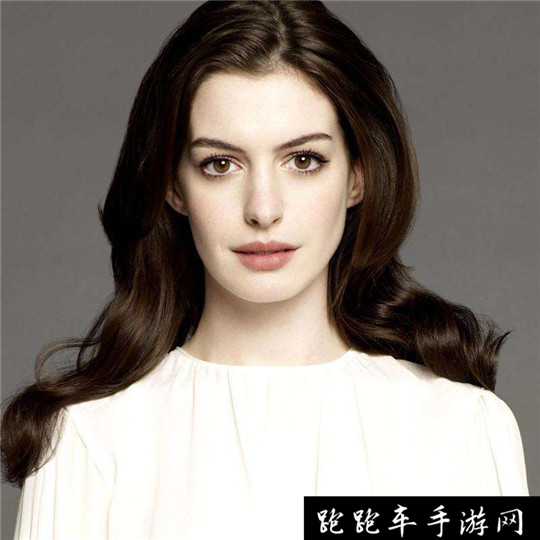
#> input picture opencv/face1.jpg, 540 x 540 px
$ python '05.人脸检测.py'
#> lines starting #> are read from the running program, lines starting #| are printed output that depends on the picture; after the words box and inside, x2 and y2 are one past the last pixel; in counts of white or black regions, pixels touching at a corner belong together
#> further down, img is the input picture: shape (540, 540, 3); mean B, G, R 122.6, 129.1, 137.3
#导入cv模块
import cv2 as cv
def face_detect_demo():
    gray =cv.cvtColor(img,cv.COLOR_RGB2GRAY)
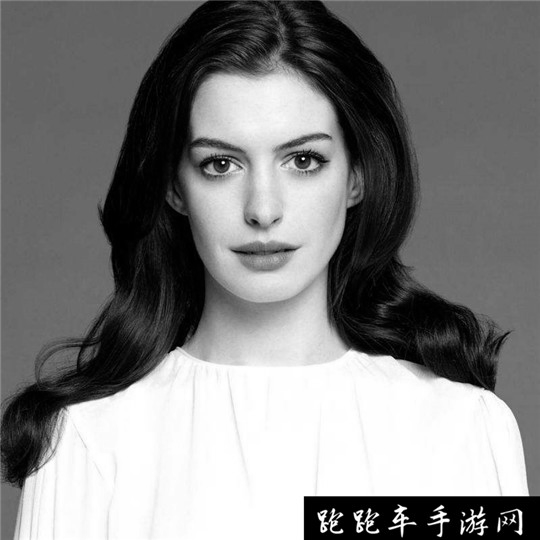
#> gray: shape (540, 540); min 0, max 255, mean 128.2
    face_detect = cv.CascadeClassifier("C:/Users/mac/AppData/Local/Temp/pip-build-endbkgjx/opencv-python/opencv/data/haarcascades/haarcascade_frontalface_alt.xml")
    face =face_detect.detectMultiScale(gray)
#> face = [[152, 77, 219, 219]]
    for x,y,w,h in face:
        cv.rectangle(img,(x,y),(x+w,y+h),color=(0,0,255),thickness=1)
#> this loop made 1 pass
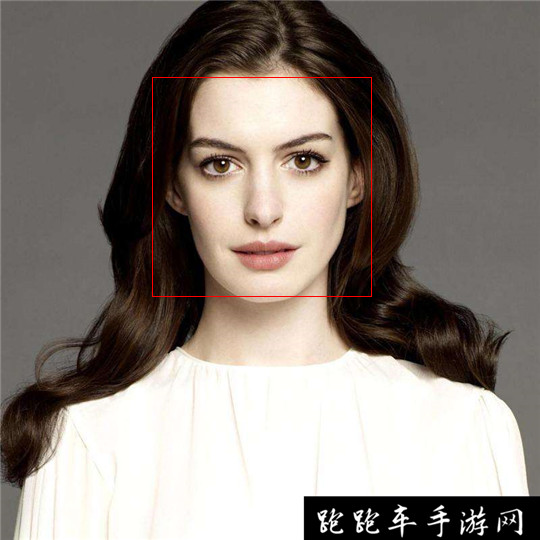
#> img: shape (540, 540, 3); 0.3% of pixels changed, all inside (x1, y1, x2, y2) = (152, 77, 372, 297)
    cv.imshow("result",img)
#读取图像
img =cv.imread("face1.jpg")
# 检测函数
face_detect_demo()
# 等待
while True:
    if ord(" ") == cv.waitKey():
#> (key Esc is pressed here)
        break
#释放内存
cv.destroyAllWindows()

$ run again, with opencv/face2.jpg copied over opencv/face1.jpg
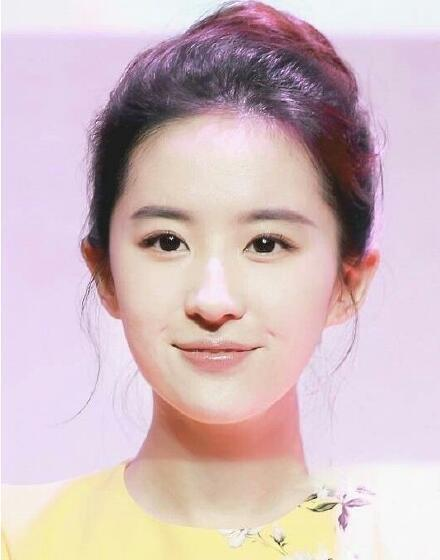
#> input picture opencv/face2.jpg, 440 x 560 px
#> img is the input picture: shape (560, 440, 3); mean B, G, R 192.1, 188.5, 210.1
#> in face_detect_demo, `gray =cv.cvtColor(img,cv.COLOR_RGB2GRAY)`:
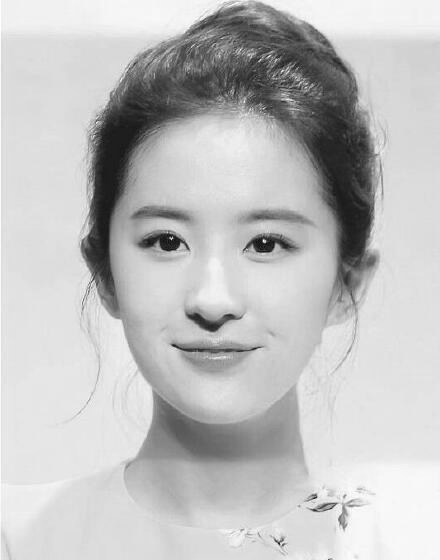
#> gray: shape (560, 440); min 7, max 254, mean 192.1
#> face = [[74, 129, 291, 291]]
#> the loop in face_detect_demo, `for x,y,w,h in face:` made 1 pass
#> after the loop in face_detect_demo, `for x,y,w,h in face:`:
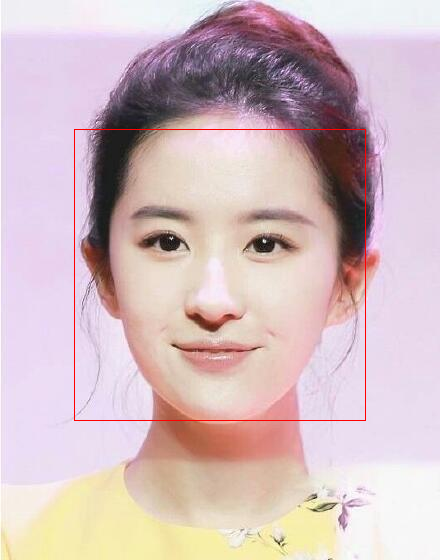
#> img: shape (560, 440, 3); 0.47% of pixels changed, all inside (x1, y1, x2, y2) = (74, 129, 366, 421)

$ run again, with opencv/face3.jpg copied over opencv/face1.jpg
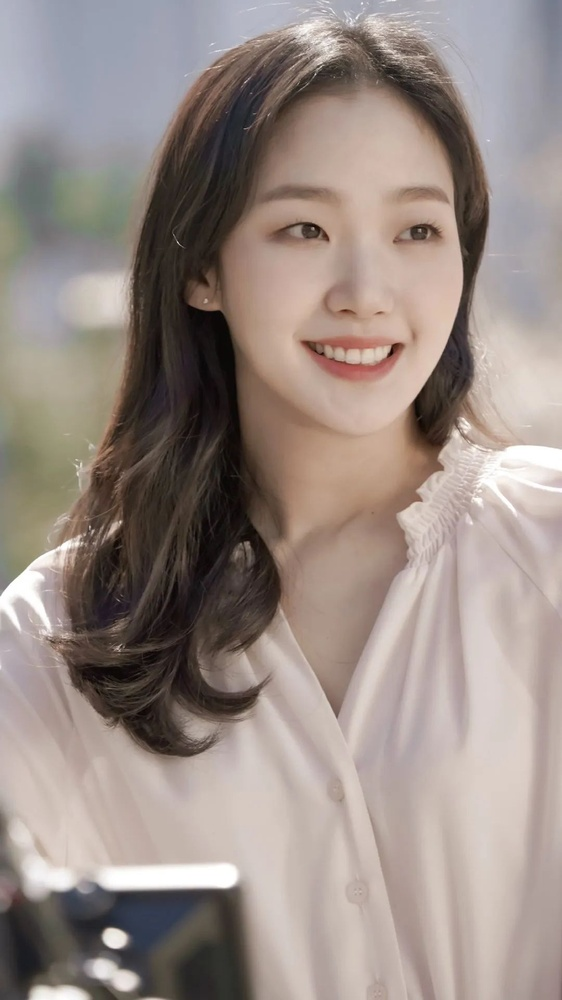
#> input picture opencv/face3.jpg, 562 x 1000 px, shrunk from 1080 x 1920 before the run
#> img is the input picture: shape (1000, 562, 3); mean B, G, R 133.6, 139.8, 152.6
#> in face_detect_demo, `gray =cv.cvtColor(img,cv.COLOR_RGB2GRAY)`:
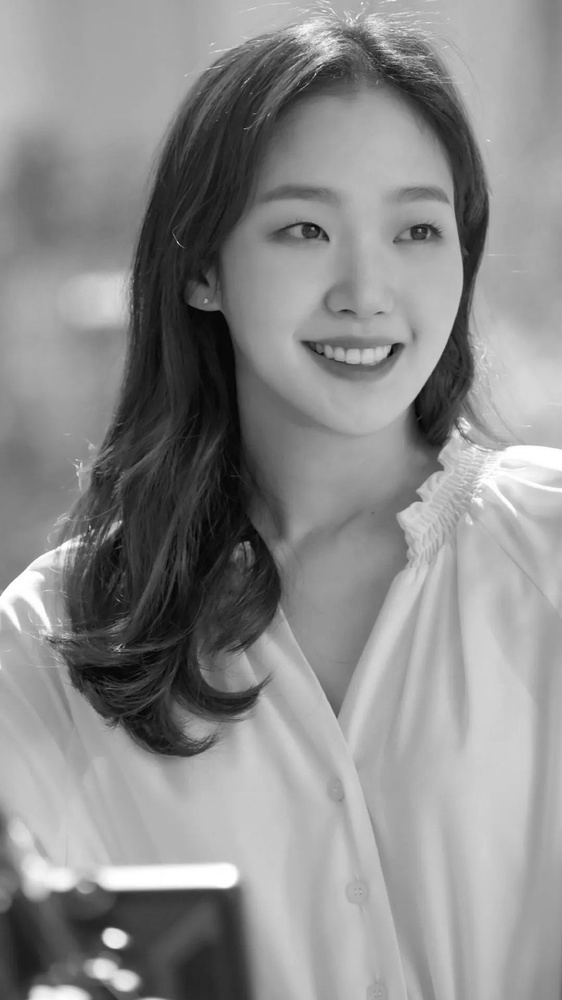
#> gray: shape (1000, 562); min 2, max 255, mean 139.4
#> face = [[207, 116, 298, 298]]
#> the loop in face_detect_demo, `for x,y,w,h in face:` made 1 pass
#> after the loop in face_detect_demo, `for x,y,w,h in face:`:
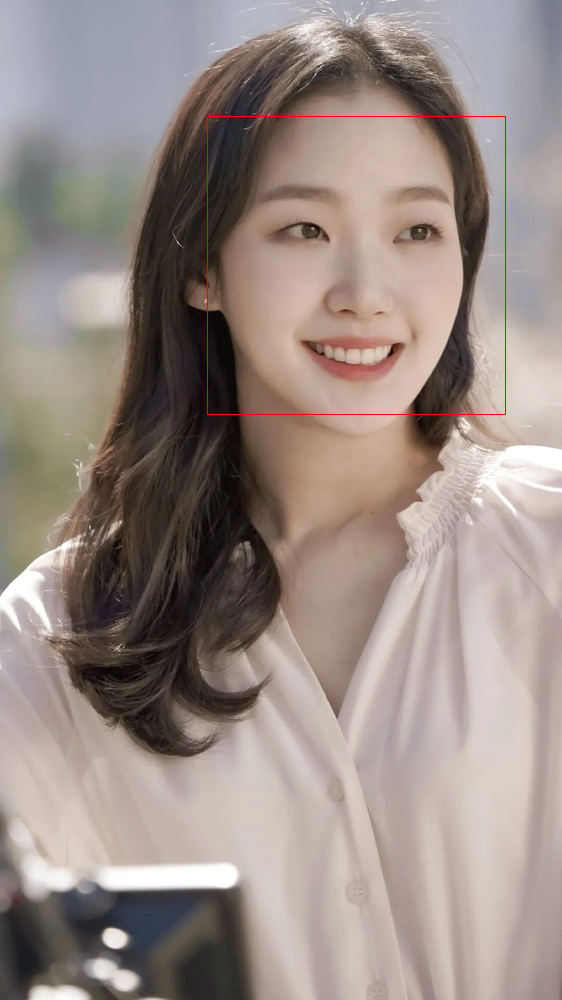
#> img: shape (1000, 562, 3); 0.21% of pixels changed, all inside (x1, y1, x2, y2) = (207, 116, 506, 415)
